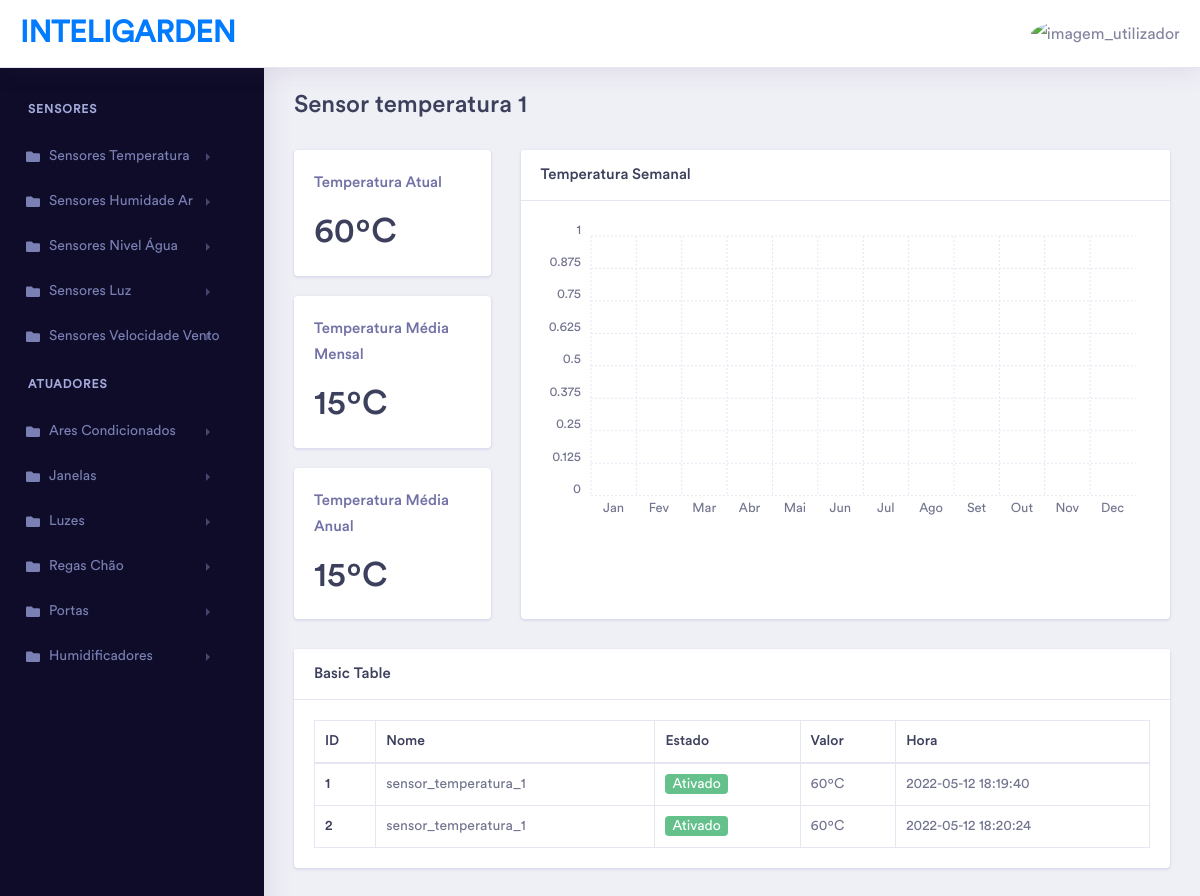
Screenshot of /?pagina=separadores/sensores/sensor_temperatura.php&nome=sensor_temperatura_1 (signed in) with the database file from the repository.
### tables this page shows
CREATE TABLE `dispositivos` (
  `id` int(11) NOT NULL,
  `nome` varchar(50) NOT NULL,
  `valor` int(11) NOT NULL,
  `estado` tinyint(1) NOT NULL,
  `hora` timestamp NOT NULL DEFAULT CURRENT_TIMESTAMP ON UPDATE CURRENT_TIMESTAMP,
  `tipo_disp` int(11) NOT NULL
);

CREATE TABLE `log_sensor_temperatura` (
  `id` int(11) NOT NULL,
  `nome` varchar(50) NOT NULL,
  `valor` int(11) DEFAULT NULL,
  `estado` tinyint(1) NOT NULL,
  `hora` timestamp NOT NULL DEFAULT CURRENT_TIMESTAMP ON UPDATE CURRENT_TIMESTAMP
);

### separadores/sensores/sensor_temperatura.php (the view, shortened to what this page needs)
<?php
$nome = $_GET["nome"];
$sql2 = "SELECT * FROM dispositivos WHERE nome = '$nome'";
$resultado2 = $conn->query($sql2);
$sql3 = "SELECT * FROM log_sensor_temperatura WHERE nome = '$nome'";
$resultado3 = $conn->query($sql3);
?>
<div class="dashboard-wrapper">
    <div class="dashboard-ecommerce">
        <div class="container-fluid dashboard-content ">
            <div class="row">
                <div class="col-xl-12 col-lg-12 col-md-12 col-sm-12 col-12">
                    <div class="page-header">
                        <h2 class="pageheader-title"><?php echo ucfirst(preg_replace('/_/', ' ', $nome))  ?></h2>
                    </div>
                </div>
            </div>
            <div class="row" id="rowValores">
                <div class="col-xl-3 col-lg-6 col-md-6 col-sm-12 col-12">
                    <div class="row rowInfoCard">
                        <?php
                        if ($resultado2->num_rows > 0) {
                            while ($row = $resultado2->fetch_assoc()) {
                        ?>
                                <div class="col-xl-12 col-lg-6 col-md-6 col-sm-12 col-12">
                                    <div class="card">
                                        <div class="card-body">
                                            <h5 class="text-muted"> Temperatura Atual </h5>
                                            <div class="metric-value d-inline-block">
                                                <h1 class="mb-1"><?php echo $row["valor"] ?>ºC</h1>
                                            </div>
                                        </div>
                                    </div>
                                </div>
                                <div class="col-xl-12 col-lg-6 col-md-6 col-sm-12 col-12 infoCard">
                                    <div class="card">
                                        <div class="card-body">
                                            <h5 class="text-muted">Temperatura Média Mensal</h5>
                                            <div class="metric-value d-inline-block">
                                                <h1 class="mb-1">15ºC</h1>
                                            </div>
                                        </div>
                                    </div>
                                </div>
                        <?php
                            }
                        }
                        ?>
                        <div class="col-xl-12 col-lg-6 col-md-6 col-sm-12 col-12">
                            <div class="card">
                                <div class="card-body">
                                    <h5 class="text-muted">Temperatura Média Anual</h5>
                                    <div class="metric-value d-inline-block">
                                        <h1 class="mb-1">15ºC</h1>
                                    </div>
                                </div>
                            </div>
                        </div>
                    </div>
                </div>
                <div class="col-xl-9 col-lg-6 col-md-6 col-sm-12 col-12" id="cardGrafico">
                    <div class="card">
                        <h5 class="card-header">Temperatura Semanal</h5>
                        <div class="card-body colunaGrafico">
                            <div class="ct-chart-line ct-golden-section" id="chart1"></div>
                        </div>
                    </div>
                </div>
            </div>
            <div class="row">
                <div class="col-xl-12 col-lg-12 col-md-12 col-sm-12 col-12">
                    <div class="card">
                        <h5 class="card-header">Basic Table</h5>
                        <div class="card-body">
                            <div class="table-responsive">
                                <table class="table table-bordered first">
                                    <thead>
                                        <tr>
                                            <th scope="col">ID</th>
                                            <th scope="col">Nome</th>
                                            <th scope="col">Estado</th>
                                            <th scope="col">Valor</th>
                                            <th scope="col">Hora</th>
                                        </tr>
                                    </thead>
                                    <tbody>
                                        <?php
                                        if ($resultado3->num_rows > 0) {
                                            while ($row = $resultado3->fetch_assoc()) {
                                        ?>
                                                <tr>
                                                    <th scope="row"><?php echo $row["id"] ?></th>
                                                    <td><?php echo $row["nome"] ?></td>
                                                    <?php
                                                    if ($row["estado"] == 1) {
                                                        $estado = "Ativado";
                                                    ?><td><span class="badge badge-success"><?php echo $estado; ?></span></td>
                                                    <?php
                                                    } else {
                                                        $estado = "Desativado";
                                                    ?><td><span class="badge badge-danger"><?php echo $estado; ?></span></td>
                                                    <?php
                                                    }
                                                    ?>
                                                    <td><?php echo $row["valor"] ?>ºC</td>
                                                    <td><?php echo $row["hora"] ?></td>
                                                </tr>
                                        <?php
                                            }
                                        }
                                        ?>
                                    </tbody>
                                </table>
                            </div>
                        </div>
                    </div>
                </div>
            </div>
        </div>
    </div>
</div>

### css/sensores/sensores_temperatura.css (style rules this page uses)
.rowInfoCard { height: 100%; }
.infoCard { margin-top: 20px; margin-bottom: 20px; }
#rowValores .card { margin-bottom: 0; height: 100%; }
#rowValores { margin-bottom: 30px; }

### css/atuadores/atuador_AC.css (style rules this page uses)
.badge-success { background-color: #65C18C; }

### css/pagina_inicial.css (style rules this page uses)
h1 { text-align: center; }

### rows the page displays
dispositivos: valor "60"
log_sensor_temperatura: id "1", nome "sensor_temperatura_1", estado "Ativado", valor "60", hora "2022-05-12 18:19:40"
log_sensor_temperatura: id "2", nome "sensor_temperatura_1", estado "Ativado", valor "60", hora "2022-05-12 18:20:24"

### other values shown
preg_replace('/_/', ' ', $nome) "Sensor temperatura 1"
